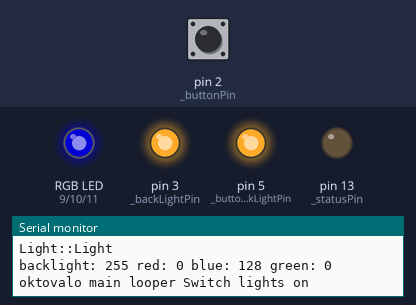
Bench run of a sketch on a simulated Arduino Uno, built with avr-gcc and run on an emulated ATmega328P. On the bench: an RGB LED mixed from three pins (HIGH = lit), output pins drawn as LEDs (lit = HIGH), the last lines printed to the serial monitor. Inputs (shaded band) come from the test bench; at power-on: pin 2 (_buttonPin) HIGH. Dim RGB values are drawn brighter than linear.

Above: at 0.1 s.
At 1.2 s:
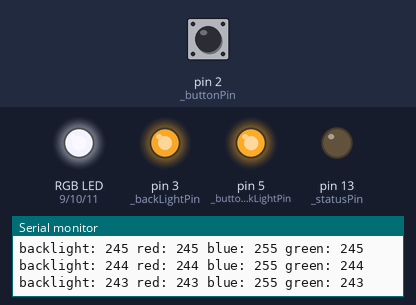
1.3 s: pin 2 (_buttonPin) pulled LOW for 0.15 s
4.3 s: pin 2 (_buttonPin) pulled LOW for 1 s
7.3 s: pin 2 (_buttonPin) pulled LOW for 3.2 s
12.0 s: pin 2 (_buttonPin) pulsed LOW 2 times (0.12 s each, 0.3 s apart)
15.6 s: pin 2 (_buttonPin) pulsed LOW 5 times (0.12 s each, 0.3 s apart)
At 23.23 s:
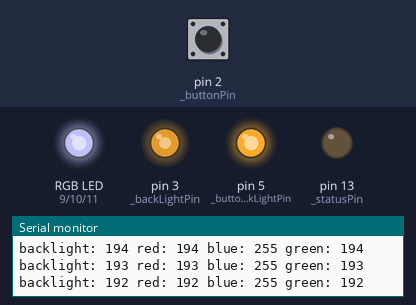
Timing chart, 0 to 37.5 s (numbered marks = the images above; inputs shaded):
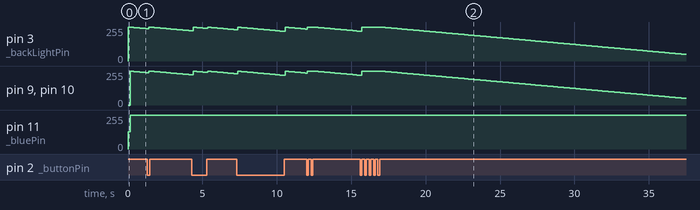

The sketch:

Octolight.ino
```cpp
#include "light.h"

volatile int switchLightsOn = 0;
Light *oktovalo;

void setup() {
  Serial.begin( 9600 );
  Serial.println( "Welcome to Oktovalo" );
  oktovalo = new Light( );
  switchLightsOn = 1;

  // interrupt 0 equals to input pin 2 on uno and mini
  // see http://arduino.cc/en/Reference/attachInterrupt

  // int0 will have the push button
  attachInterrupt( 0, lightsOn, CHANGE );

  // int1 will have motion detector
  attachInterrupt( 1, lightsOn, RISING );
}

void loop() {
  if( switchLightsOn ) {
    switchLightsOn = 0;
    Serial.println("oktovalo main looper Switch lights on");
    oktovalo->SwitchOn( );
  }
  if( oktovalo->Active( ) ) {
    oktovalo->Update( );
  }
}

void lightsOn( ) {
  // Don't print in ISR, just for debugging
  // Serial.println( "octointerrupt" );
  switchLightsOn = 1;
}
```

light.cpp
```cpp
#include "Light.h"

Light::Light( ) {
  Serial.println( "Light::Light" );
  pinMode( this->_buttonBackLightPin, OUTPUT );
  pinMode( this->_backLightPin, OUTPUT );
  pinMode( this->_redPin, OUTPUT );
  pinMode( this->_greenPin, OUTPUT );
  pinMode( this->_bluePin, OUTPUT );
  pinMode( this->_statusPin, OUTPUT );
  // this pullup to be removed?
  pinMode( this->_buttonPin, INPUT_PULLUP );

  this->_backLightCurrent = 255;
  this->_buttonBackLightCurrent = 255;
  this->_redCurrent = 0;
  this->_greenCurrent = 0;
  this->_blueCurrent = 128;

  WriteOutput( );
}

void Light::SwitchOn( ) {
  Serial.println("Light::SwitchOn switching lights on");
  this->_backLightCurrent = 255;
  this->_buttonBackLightCurrent = 255;
  this->_redCurrent = 255;
  this->_greenCurrent = 255;
  this->_blueCurrent = 255;

  // first lastupdate will be in the future to enable smooth delay
  this->_timeOfLastUpdate = millis( ) + this->_delayBeforeDimming;
}

void Light::Update( ) {
  unsigned long currentMillis = millis();
/*
  Serial.print( "Active: " );
  Serial.print( Active( ) );
  Serial.print( " currentMillis: " );
  Serial.print( currentMillis );
  Serial.print( " lastUpdate: " );
  Serial.println( this->_timeOfLastUpdate );
*/
  if( Active( ) &&
    ((unsigned long)(currentMillis - this->_timeOfLastUpdate ) >= this->_updateDelay ) ) {
    if( this->_backLightCurrent > this->_backLightNormal ) this->_backLightCurrent --;
    else if( this->_backLightCurrent < this->_backLightNormal ) this->_backLightCurrent ++;
    if( this->_buttonBackLightCurrent > this->_buttonBackLightNormal ) this->_buttonBackLightCurrent --;
    else if( this->_buttonBackLightCurrent < this->_buttonBackLightNormal ) this->_buttonBackLightCurrent ++;
    if( this->_redCurrent > this->_redNormal ) this->_redCurrent --;
    else if( this->_redCurrent < this->_redNormal ) this->_redCurrent ++;
    if( this->_greenCurrent > this->_greenNormal) this->_greenCurrent --;
    else if( this->_greenCurrent < this->_greenNormal) this->_greenCurrent ++;
    if( this->_blueCurrent > this->_blueNormal) this->_blueCurrent --;
    else if( this->_blueCurrent < this->_blueNormal) this->_blueCurrent ++;

    this->_timeOfLastUpdate = millis( );
    WriteOutput( );
  }
}

bool Light::Active( ) {
//  Serial.println("Light::Active checking if light is alerady active");
/* Serial.print( "backlight: " );
Serial.println( this->_backLightCurrent );
Serial.print( "red: " );
Serial.println( this->_redCurrent );
Serial.print( "green: " );
Serial.println( this->_greenCurrent );
Serial.print( "blue: " );
Serial.println( this->_blueCurrent ); */

  if( _backLightCurrent != this->_backLightNormal ||
      _buttonBackLightCurrent != this->_buttonBackLightNormal ||
      _redCurrent != this->_redNormal ||
      _greenCurrent != this->_greenNormal ||
      _blueCurrent != this->_blueNormal )
        return true;
  else
    return false;
}

void Light::WriteOutput( ) {
  Serial.print( "backlight: " );
  Serial.print( this->_backLightCurrent );
  Serial.print( " red: " );
  Serial.print( this->_redCurrent );
  Serial.print( " blue: " );
  Serial.print( this->_blueCurrent );
  Serial.print( " green: " );
  Serial.println( this->_greenCurrent );

  analogWrite( this->_backLightPin, this->_backLightCurrent );
  analogWrite( this->_buttonBackLightPin, this->_buttonBackLightCurrent );
  analogWrite( this->_redPin, this->_redCurrent );
  analogWrite( this->_bluePin, this->_blueCurrent );
  analogWrite( this->_greenPin, this->_greenCurrent );
  analogWrite( this->_statusPin, Active( ) );
}

bool Light::ButtonPressed( ) {
  // with INPUT_PULLUP value is false when button is pressed
  if(! digitalRead( _buttonPin ) )
    return true;
  else return false;
}
```

light.h
```cpp
#ifndef light_h
#define light_h

#include "Arduino.h"

// Arduino mini has PWM output on pins
// 3, 5, 6, 9, 10 and 11
// status led in pin 13, maybe use it to indicate active status
// interrupt 0 is in pin 2

class Light {
  public:
    Light( );
    void SwitchOn( );
    void Update( );
    bool Active( );
    bool ButtonPressed( );
  private:
    void WriteOutput( );

    const static int _buttonPin = 2;
    const static int _backLightPin = 3;
    const static int _buttonBackLightPin = 5;
    const static int _redPin = 9;
    const static int _greenPin = 10;
    const static int _bluePin = 11;
    const static int _statusPin = 13;

    const static int _backLightNormal = 0;
    const static int _buttonBackLightNormal = 255;
    const static int _redNormal = 0;
    const static int _greenNormal = 0;
    const static int _blueNormal = 255;

    int _buttonBackLightCurrent;
    int _backLightCurrent;
    int _redCurrent;
    int _greenCurrent;
    int _blueCurrent;

    unsigned long _timeOfLastUpdate;
    const static long _updateDelay = 100;
    const static long _delayBeforeDimming = 60000;
};

#endif
```
